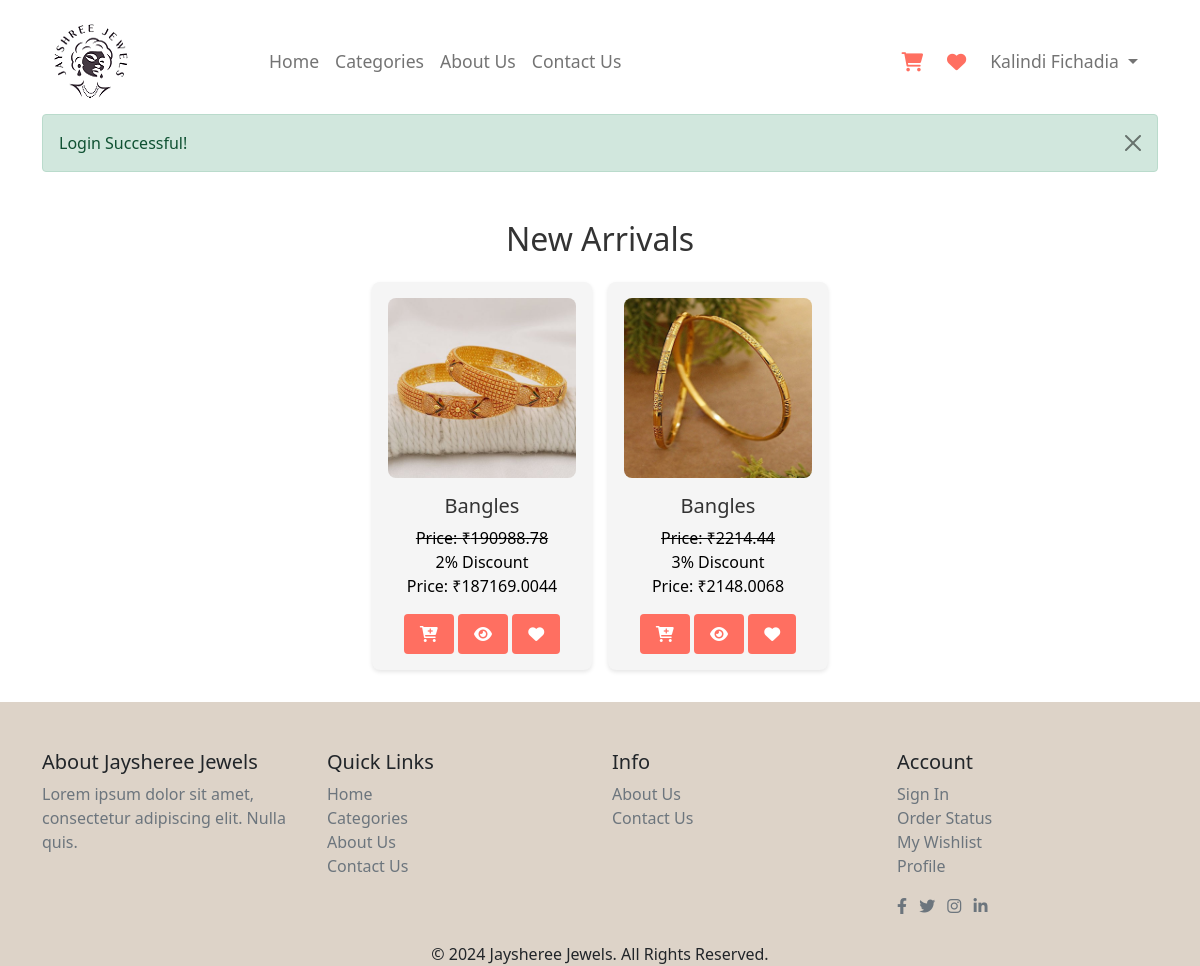
The app's page /user/product.php?sc_code=SCT03 (signed in) with its own data.
### tables this page shows
CREATE TABLE `user_tbl` (
  `u_id` int(5) NOT NULL,
  `u_code` varchar(10) NOT NULL,
  `u_fullname` varchar(100) NOT NULL,
  `u_gender` varchar(10) NOT NULL,
  `u_email` varchar(100) NOT NULL,
  `u_mobile` varchar(10) NOT NULL,
  `u_address` varchar(500) NOT NULL,
  `u_city` varchar(30) NOT NULL,
  `u_state` varchar(30) NOT NULL,
  `u_pincode` varchar(6) NOT NULL,
  `u_password` varchar(12) NOT NULL,
  `u_image` varchar(200) NOT NULL,
  `u_status` varchar(20) NOT NULL,
  `u_role` varchar(10) NOT NULL
);

CREATE TABLE `product_tbl` (
  `p_id` int(10) NOT NULL,
  `p_code` varchar(10) NOT NULL,
  `p_name` varchar(100) NOT NULL,
  `p_sc_code` varchar(10) NOT NULL,
  `p_type` varchar(30) NOT NULL,
  `p_gross_weight` decimal(10,3) NOT NULL,
  `p_diamond_weight` decimal(5,3) NOT NULL,
  `p_diamond_pices` int(5) NOT NULL,
  `p_purity` varchar(50) NOT NULL,
  `p_gold_weight` decimal(5,2) NOT NULL,
  `p_gold_price` decimal(10,2) NOT NULL,
  `p_diamond_price` decimal(10,2) NOT NULL,
  `p_making_charge` decimal(10,2) NOT NULL,
  `p_overhead_charges` decimal(10,2) NOT NULL,
  `p_base_price` decimal(10,2) NOT NULL,
  `p_tax` decimal(10,2) NOT NULL,
  `p_total_price` decimal(10,2) NOT NULL,
  `p_diamond_color` varchar(30) NOT NULL,
  `p_stock` int(5) NOT NULL,
  `p_discount` int(5) NOT NULL,
  `p_discount_price` double(10,2) NOT NULL,
  `p_main_image` varchar(250) NOT NULL,
  `p_other_image` varchar(1000) NOT NULL,
  `p_status` varchar(10) NOT NULL
);

### user/product.php (the view, shortened to what this page needs)
<?php
include_once 'header.php';
include_once '../conn.php';
?>
<section class="new-arrivals">
  <h2>New Arrivals</h2>
  <div class="arrivals-container">
    <?php
    if (isset($_GET['sc_code']) && !empty($_GET['sc_code'])) {
      $sc_code = $_GET['sc_code'];
      $productQuery = "SELECT * FROM product_tbl WHERE p_sc_code = '$sc_code' AND p_status = 'Active'";
      $resultp = mysqli_query($con, $productQuery);
      if ($resultp && mysqli_num_rows($resultp) > 0) {
        while ($rp = mysqli_fetch_assoc($resultp)) {
          ?>
          <a href="single-product.php?p_code=<?php echo $rp['p_code']; ?>">
            <div class="arrival-item <?php echo ($rp['p_stock'] == 0) ? 'out-of-stock' : ''; ?>" >
              <img src="<?php echo $rp['p_main_image']; ?>" alt="<?php echo $rp['p_name']; ?>">
              <h3 class="card-title text-truncate"><?php echo $rp['p_name']; ?></h3>
              <?php
              if ($rp['p_discount'] != 0) {
                $discounted_price = $rp['p_total_price'] - ($rp['p_discount'] * $rp['p_total_price'] / 100);
                ?>
                <span class="card-text text-decoration-line-through">Price: ₹<?php echo $rp['p_total_price']; ?></span><br>
                <span class="cart-text"><?php echo $rp['p_discount'] . "% Discount"; ?></span><br>
                <span class="card-text">Price: ₹<?php echo $discounted_price; ?></span><br>
                <?php
              } else {
                ?>
                <span class="card-text">Price: ₹<?php echo $rp['p_total_price']; ?></span><br>
                <?php
              }
              ?>
              <form action="" method="post">
                <div class="form-group mt-3">
                  <button type="submit" name="cart" class="buy-now">
                    <i class="fa-solid fa-cart-plus"></i>
                  </button>
                  <button type="submit" name="show" class="buy-now">
                    <i class="fa-solid fa-eye"></i>
                  </button>
                  <button type="submit" name="wishlist" class="buy-now">
                    <i class="fa-solid fa-heart"></i>
                  </button>
                </div>
              </form>
            </div>
          </a>
          <?php
        }
      } else {
        echo "<p>No products found in this subcategory.</p>";
      }
    } else {
      echo "<p>Invalid or missing subcategory code.</p>";
    }
    ?>
  </div>
</section>
<?php
include('footer.php');
?>

### user/header.php (shortened to what this page needs)
<?php
include_once "../conn.php";
        ?>
<!DOCTYPE html>
<html lang="en">
<head>
    <link rel="stylesheet" href="../css/bootstrap.min.css">
    <link rel="stylesheet" href="../css/user_style.css">
    <link rel="stylesheet" href="https://cdnjs.cloudflare.com/ajax/libs/font-awesome/6.0.0-beta3/css/all.min.css">
</head>
<body class="d-flex flex-column min-vh-100">
    <header>
        <div class="container flex-grow-1">
            <nav class="navbar navbar-expand-lg navbar-light pt-4">
                <div class="container">
                    <a href="index.php"><img src="../images/logo1.png" alt="Jayshree Jewels" class="img-fluid"></a>
                    <div class="collapse navbar-collapse" id="navbarNav">
                        <ul class="navbar-nav mx-auto">
                            <li class="nav-item">
                                <a class="nav-link" href="index.php" data-page="home">Home</a>
                            </li>
                            <li class="nav-item">
                                <a class="nav-link" href="category.php" data-page="categories">Categories</a>
                            </li>
                            <li class="nav-item">
                                <a class="nav-link" href="aboutUs.php" data-page="about">About Us</a>
                            </li>
                            <li class="nav-item">
                                <a class="nav-link" href="contactUs.php" data-page="contact">Contact Us</a>
                            </li>
                        </ul>
                        <ul class="navbar-nav ms-auto d-flex align-items-center">
                            <li class="nav-item nav-icons">
                                <a class="nav-link" href="cart.php">
                                    <i class="fas fa-shopping-cart"></i>
                                </a>
                            </li>
                            <li class="nav-item nav-icons">
                                <a class="nav-link" href="wishlist.php">
                                    <i class="fas fa-heart"></i>
                                </a>
                            </li>
                            <li class="nav-item dropdown">
                                <?php
                                if (isset($_SESSION['user_username'])) {
                                    $email = $_SESSION['user_username'];
                                    $q = "select * from user_tbl where u_email='$email'";
                                    $result = mysqli_query($con, $q);
                                    if (mysqli_num_rows($result)) {
                                        $r = mysqli_fetch_assoc($result)
                                            ?>
                                        <a class="nav-link dropdown-toggle" href="#" id="navbarDropdown" role="button"
                                            data-bs-toggle="dropdown" aria-expanded="false">
                                            <?php echo $r['u_fullname']; ?>
                                        </a>
                                        <?php
                                    }
                                } else {
                                    ?>
                                <li class="nav-item">
                                    <a class="nav-link" href="../signin.php">signin</a>
                                </li>
                                <?php
                                }
                                ?>
                            </li>
                        </ul>
                    </div>
                </div>
            </nav>
        </div>
    </header>
    <div class="container">
        <div class="row">
            <div class="col-12">
                <?php
                if (isset($_COOKIE['success'])) {
                    ?>
                    <div class="alert alert-success alert-dismissible fade show" role="alert">
                        <strong></strong> <?php echo $_COOKIE['success']; ?>
                        <button type="button" class="btn-close" data-dismiss="alert" aria-label="Close">
                        </button>
                    </div>
                    <?php
                }
                    ?>
            </div>
        </div>
    </div>

### css/user_style.css (style rules this page uses)
body { overflow-x: hidden; }
.navbar-nav { white-space: nowrap; }
.nav-icons .nav-link { display: flex; align-items: center; padding: 0.5rem 1rem; }
.nav-icons .nav-link i { font-size: 1.2rem; margin-right: 0.5rem; color: #ff6f61; }
.navbar { padding: 15px 0; }
.navbar-nav .nav-link { color: #6b5841; font-size: 1.1em; padding: 0 20px; }
.new-arrivals { padding: 2rem; background-color: #fff; }
.new-arrivals h2 { text-align: center; font-size: 2rem; margin-bottom: 1.5rem; color: #333; }
.arrivals-container { display: flex; flex-wrap: wrap; justify-content: center; gap: 1rem; }
.arrival-item { background-color: #f5f5f5; border-radius: 8px; text-align: center; width: 220px; padding: 1rem; box-shadow: 0 2px 4px rgba(0, 0, 0, 0.1); transition: transform 0.3s, box-shadow 0.3s; }
.arrival-item img { width: 100%; height: 180px; object-fit: cover; border-radius: 8px; }
.arrival-item h3 { margin: 1rem 0 0.5rem; font-size: 1.25rem; color: #333; }
.buy-now { background-color: #ff6f61; color: #fff; padding: 0.5rem 1rem; border: none; border-radius: 4px; cursor: pointer; font-size: 1rem; transition: background-color 0.3s; }
body { display: flex; flex-direction: column; min-height: 100vh; }

### records on screen
user_tbl: u_fullname "Kalindi Fichadia"
product_tbl: p_main_image (picture), p_name "Bangles", p_total_price "190988.78", p_discount "2", discounted_price "187169.0044"
product_tbl: p_main_image (picture), p_name "Bangles", p_total_price "2214.44", p_discount "3", discounted_price "2148.0068"

### other values on screen
$_COOKIE['success'] "Login Successful!"
